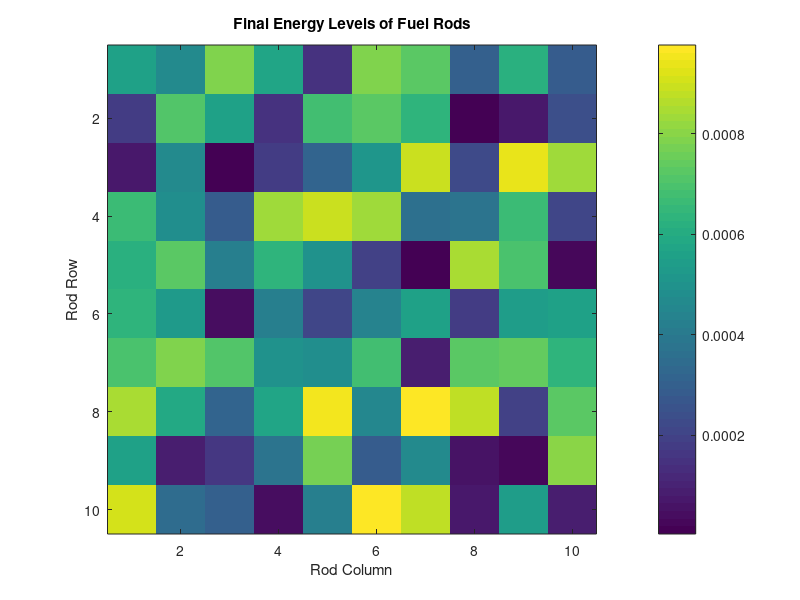
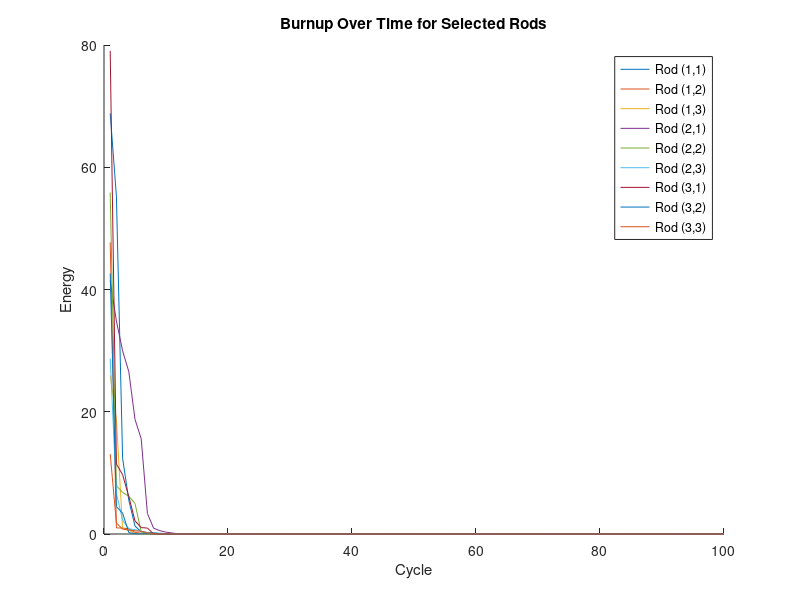

MATLAB code for these plots, in order:
%% Simplified Core Simulation with Randomized Fuel Burnup & Leakage
% Author: Mugdho Jeferson Rozario
% Description: Simulates a nuclear core matrix with randomized burnup,
% directional leakage, and a maintenance scheduler.

%% PARAMETERS
% Grid and decay parameters
gridSize = 10;              % 10x10 reactor core
initialEnergy = 100;        % Initial energy level of each fuel rod
threshold = 1e-3;           % Minimum threshold to consider as "depleted"
nCycles = 100;              % Number of burnup simulation cycles
leakageRate = 0.05;         % Energy leakage rate (5%)

% Initialize core matrix and leakage tracking
coreMatrix = initialEnergy * ones(gridSize);
leakageMatrix = zeros(gridSize);
burnHistory = zeros(gridSize, gridSize, nCycles);  % Stores energy over time

%% SIMULATE DECAY OVER TIME
for cycle = 1:nCycles
    for i = 1:gridSize
        for j = 1:gridSize
            if coreMatrix(i,j) > threshold
                decayFactor = rand();  % Random value between 0 and 1
                coreMatrix(i,j) = coreMatrix(i,j) * decayFactor;
            end
            burnHistory(i,j,cycle) = coreMatrix(i,j);  % Log energy level
        end
    end
end

%% APPLY DIRECTIONAL LEAKAGE (upper-triangle logic: i < j)
for i = 1:gridSize
    for j = 1:gridSize
        if i < j
            leakage = leakageRate * coreMatrix(i,j);
            coreMatrix(i,j) = coreMatrix(i,j) - leakage;
            leakageMatrix(i,j) = leakageMatrix(i,j) + leakage;
        end
    end
end

%% VISUALIZE FINAL ENERGY LEVELS (Heatmap)
figure(1), clf
imagesc(coreMatrix)
colorbar
axis square
title('Final Energy Levels of Fuel Rods')
xlabel('Rod Column'), ylabel('Rod Row')
saveas(gcf, 'final_core_heatmap.png')  % Optional: save figure

%% PLOT BURNUP OVER TIME FOR SELECTED RODS
figure(2), clf
hold on
for i = 1:3
    for j = 1:3
        plot(squeeze(burnHistory(i,j,:)), 'DisplayName', sprintf('Rod (%d,%d)',i,j))
    end
end
legend show
title('Burnup Over Time for Selected Rods')
xlabel('Cycle'), ylabel('Energy')
saveas(gcf, 'rod_decay_plot.png')  % Optional: save figure

%% MAINTENANCE SCHEDULING (Zeller’s Congruence-Based)
yearsToSimulate = 10;
inspectionInterval = 3;
startYear = 2025;
dayList = {'Sunday','Monday','Tuesday','Wednesday','Thursday','Friday','Saturday'};

fprintf('\nScheduled Maintenance Days:\n')
for year = startYear : inspectionInterval : startYear + yearsToSimulate
    dayIndex = mod((1 + 5*mod(year-1,4) + 4*mod(year-1,100) + 6*mod(year-1,400)), 7);
    fprintf('Inspection in %d will be on a %s\n', year, dayList{dayIndex+1});
end
